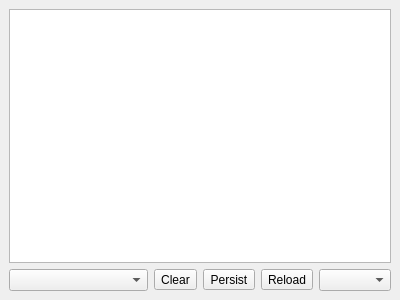
<?xml version="1.0" encoding="UTF-8"?>
<!--
SPDX-FileCopyrightText: 2019-2023 Mattia Basaglia <dev@dragon.best>

SPDX-License-Identifier: GPL-3.0-or-later
-->
<ui version="4.0">
 <class>dock_script_console</class>
 <widget class="QDockWidget" name="dock_script_console">
  <property name="geometry">
   <rect>
    <x>0</x>
    <y>0</y>
    <width>400</width>
    <height>300</height>
   </rect>
  </property>
  <property name="windowIcon">
   <iconset theme="utilities-terminal"/>
  </property>
  <property name="windowTitle">
   <string>Script Console</string>
  </property>
  <widget class="QWidget" name="dockWidgetContents">
   <layout class="QVBoxLayout" name="verticalLayout">
    <item>
     <widget class="QTextEdit" name="console_output">
      <property name="font">
       <font>
        <family>Monospace</family>
       </font>
      </property>
      <property name="readOnly">
       <bool>true</bool>
      </property>
     </widget>
    </item>
    <item>
     <layout class="QHBoxLayout" name="horizontalLayout_2">
      <item>
       <widget class="KHistoryComboBox" name="console_input">
        <property name="sizePolicy">
         <sizepolicy hsizetype="Expanding" vsizetype="Fixed">
          <horstretch>0</horstretch>
          <verstretch>0</verstretch>
         </sizepolicy>
        </property>
        <property name="font">
         <font>
          <family>Monospace</family>
         </font>
        </property>
       </widget>
      </item>
      <item>
       <widget class="QToolButton" name="btn_clear_console">
        <property name="toolTip">
         <string>Clear Output</string>
        </property>
        <property name="text">
         <string>Clear</string>
        </property>
        <property name="icon">
         <iconset theme="edit-clear-all"/>
        </property>
       </widget>
      </item>
      <item>
       <widget class="QToolButton" name="check_persist">
        <property name="toolTip">
         <string>Persist Logs</string>
        </property>
        <property name="text">
         <string>Persist</string>
        </property>
        <property name="icon">
         <iconset theme="pin"/>
        </property>
        <property name="checkable">
         <bool>true</bool>
        </property>
       </widget>
      </item>
      <item>
       <widget class="QToolButton" name="btn_reload">
        <property name="toolTip">
         <string>Reload Script Modules</string>
        </property>
        <property name="text">
         <string>Reload</string>
        </property>
        <property name="icon">
         <iconset theme="view-refresh"/>
        </property>
       </widget>
      </item>
      <item>
       <widget class="QComboBox" name="console_language"/>
      </item>
     </layout>
    </item>
   </layout>
  </widget>
 </widget>
 <customwidgets>
  <customwidget>
   <class>KComboBox</class>
   <extends>QComboBox</extends>
   <header>kcombobox.h</header>
  </customwidget>
  <customwidget>
   <class>KHistoryComboBox</class>
   <extends>KComboBox</extends>
   <header>khistorycombobox.h</header>
  </customwidget>
 </customwidgets>
 <resources/>
 <connections/>
</ui>
